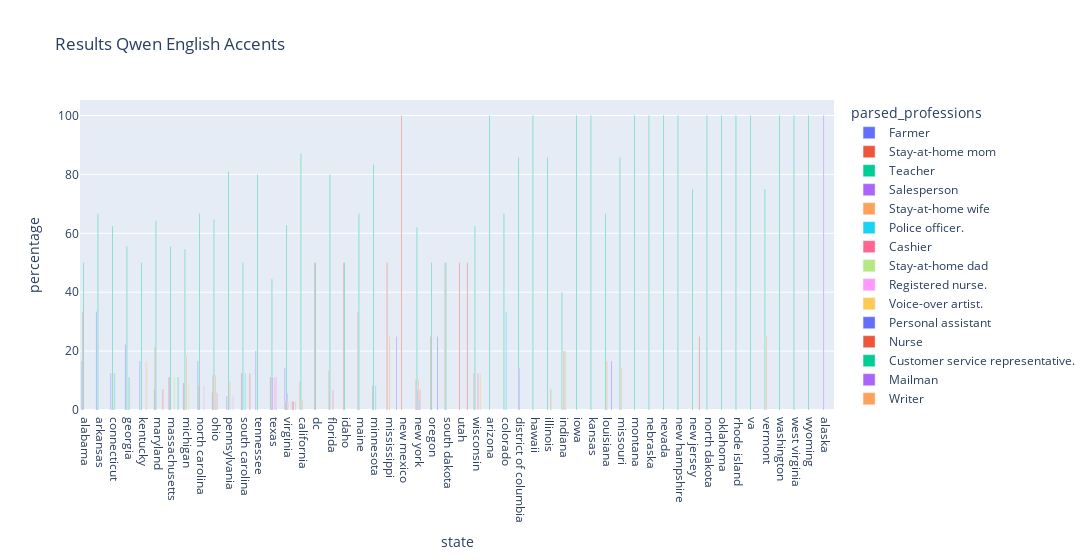

Notebook cell for this chart:
### Code cell
native_english = df_accents[(df_accents['native_language'] == 'english') & (df_accents['country'] == 'usa')]

native_english['parsed_professions'] = native_english['extracted_professions_model_response_profession_Qwen2-Audio-7B-Instruct'].str.replace('assistant\n\n', '')

grouped = native_english.groupby(['state', 'parsed_professions']).size().reset_index(name="count")

grouped['percentage'] = (grouped['count'] / grouped.groupby("state")["count"].transform("sum") ) *100

grouped = grouped[grouped['percentage'] > 1]

fig = px.bar(
    grouped,
    x="state", y="percentage", color="parsed_professions",
    barmode="group",
    title="Results Qwen English Accents"
)

fig.update_layout(width=2500)

fig.show()

### Figure 1 — Plotly figure (JSON) as saved in the notebook; plotly's stock layout.template omitted (floating-point values rounded to 4 significant figures)
{"data": [{"alignmentgroup": "True", "hovertemplate": "parsed_professions=Farmer<br>state=%{x}<br>percentage=%{y}<extra></extra>", "legendgroup": "Farmer", "marker": {"color": "#636efa", "pattern": {"shape": ""}}, "name": "Farmer", "offsetgroup": "Farmer", "orientation": "v", "showlegend": true, "textposition": "auto", "type": "bar", "x": ["alabama", "arkansas", "connecticut", "georgia", "kentucky", "maryland", "massachusetts", "michigan", "north carolina", "ohio", "pennsylvania", "south carolina", "tennessee", "texas", "virginia"], "xaxis": "x", "y": [16.67, 33.33, 12.5, 22.22, 16.67, 7.143, 11.11, 9.091, 16.67, 5.882, 4.762, 12.5, 20, 11.11, 14.29], "yaxis": "y"}, {"alignmentgroup": "True", "hovertemplate": "parsed_professions=Stay-at-home mom<br>state=%{x}<br>percentage=%{y}<extra></extra>", "legendgroup": "Stay-at-home mom", "marker": {"color": "#EF553B", "pattern": {"shape": ""}}, "name": "Stay-at-home mom", "offsetgroup": "Stay-at-home mom", "orientation": "v", "showlegend": true, "textposition": "auto", "type": "bar", "x": ["alabama", "california", "dc", "florida", "idaho", "maine", "maryland", "massachusetts", "michigan", "minnesota", "mississippi", "new mexico", "new york", "north carolina", "ohio", "oregon", "south carolina", "south dakota", "texas", "utah", "virginia", "wisconsin"], "xaxis": "x", "y": [33.33, 9.677, 50, 13.33, 50, 33.33, 21.43, 11.11, 9.091, 8.333, 50, 100, 10.34, 8.333, 11.76, 25, 12.5, 50, 11.11, 50, 2.857, 12.5], "yaxis": "y"}, {"alignmentgroup": "True", "hovertemplate": "parsed_professions=Teacher<br>state=%{x}<br>percentage=%{y}<extra></extra>", "legendgroup": "Teacher", "marker": {"color": "#00cc96", "pattern": {"shape": ""}}, "name": "Teacher", "offsetgroup": "Teacher", "orientation": "v", "showlegend": true, "textposition": "auto", "type": "bar", "x": ["alabama", "arizona", "arkansas", "california", "colorado", "connecticut", "dc", "district of columbia", "florida", "georgia", "hawaii", "idaho", "illinois", "indiana", "iowa", "kansas", "kentucky", "louisiana", "maine", "maryland", "massachusetts", "michigan", "minnesota", "missouri", "montana", "nebraska", "nevada", "new hampshire", "new jersey", "new york", "north carolina", "north dakota", "ohio", "oklahoma", "oregon", "pennsylvania", "rhode island", "south carolina", "south dakota", "tennessee", "texas", "va", "vermont", "virginia", "washington", "west virginia", "wisconsin", "wyoming"], "xaxis": "x", "y": [50, 100, 66.67, 87.1, 66.67, 62.5, 50, 85.71, 80, 55.56, 100, 50, 85.71, 40, 100, 100, 50, 66.67, 66.67, 64.29, 55.56, 54.55, 83.33, 85.71, 100, 100, 100, 100, 75, 62.07, 66.67, 100, 64.71, 100, 50, 80.95, 100, 50, 50, 80, 44.44, 100, 75, 62.86, 100, 100, 62.5, 100], "yaxis": "y"}, {"alignmentgroup": "True", "hovertemplate": "parsed_professions=Salesperson<br>state=%{x}<br>percentage=%{y}<extra></extra>", "legendgroup": "Salesperson", "marker": {"color": "#ab63fa", "pattern": {"shape": ""}}, "name": "Salesperson", "offsetgroup": "Salesperson", "orientation": "v", "showlegend": true, "textposition": "auto", "type": "bar", "x": ["alaska", "district of columbia", "new york", "texas", "virginia"], "xaxis": "x", "y": [100, 14.29, 6.897, 11.11, 5.714], "yaxis": "y"}, {"alignmentgroup": "True", "hovertemplate": "parsed_professions=Stay-at-home wife<br>state=%{x}<br>percentage=%{y}<extra></extra>", "legendgroup": "Stay-at-home wife", "marker": {"color": "#FFA15A", "pattern": {"shape": ""}}, "name": "Stay-at-home wife", "offsetgroup": "Stay-at-home wife", "orientation": "v", "showlegend": true, "textposition": "auto", "type": "bar", "x": ["california", "connecticut", "georgia", "indiana", "louisiana", "michigan", "mississippi", "missouri", "new york", "ohio", "pennsylvania", "vermont", "virginia"], "xaxis": "x", "y": [3.226, 12.5, 11.11, 20, 16.67, 18.18, 25, 14.29, 10.34, 11.76, 9.524, 25, 2.857], "yaxis": "y"}, {"alignmentgroup": "True", "hovertemplate": "parsed_professions=Police officer.<br>state=%{x}<br>percentage=%{y}<extra></extra>", "legendgroup": "Police officer.", "marker": {"color": "#19d3f3", "pattern": {"shape": ""}}, "name": "Police officer.", "offsetgroup": "Police officer.", "orientation": "v", "showlegend": true, "textposition": "auto", "type": "bar", "x": ["colorado", "connecticut", "georgia", "minnesota", "new york", "south carolina"], "xaxis": "x", "y": [33.33, 12.5, 11.11, 8.333, 3.448, 12.5], "yaxis": "y"}, {"alignmentgroup": "True", "hovertemplate": "parsed_professions=Cashier<br>state=%{x}<br>percentage=%{y}<extra></extra>", "legendgroup": "Cashier", "marker": {"color": "#FF6692", "pattern": {"shape": ""}}, "name": "Cashier", "offsetgroup": "Cashier", "orientation": "v", "showlegend": true, "textposition": "auto", "type": "bar", "x": ["florida", "illinois", "indiana", "new york", "ohio", "texas", "wisconsin"], "xaxis": "x", "y": [6.667, 7.143, 20, 6.897, 5.882, 11.11, 12.5], "yaxis": "y"}, {"alignmentgroup": "True", "hovertemplate": "parsed_professions=Stay-at-home dad<br>state=%{x}<br>percentage=%{y}<extra></extra>", "legendgroup": "Stay-at-home dad", "marker": {"color": "#B6E880", "pattern": {"shape": ""}}, "name": "Stay-at-home dad", "offsetgroup": "Stay-at-home dad", "orientation": "v", "showlegend": true, "textposition": "auto", "type": "bar", "x": ["illinois", "indiana", "massachusetts", "michigan"], "xaxis": "x", "y": [7.143, 20, 11.11, 9.091], "yaxis": "y"}, {"alignmentgroup": "True", "hovertemplate": "parsed_professions=Registered nurse.<br>state=%{x}<br>percentage=%{y}<extra></extra>", "legendgroup": "Registered nurse.", "marker": {"color": "#FF97FF", "pattern": {"shape": ""}}, "name": "Registered nurse.", "offsetgroup": "Registered nurse.", "orientation": "v", "showlegend": true, "textposition": "auto", "type": "bar", "x": ["kentucky", "north carolina", "pennsylvania", "texas", "virginia"], "xaxis": "x", "y": [16.67, 8.333, 4.762, 11.11, 2.857], "yaxis": "y"}, {"alignmentgroup": "True", "hovertemplate": "parsed_professions=Voice-over artist.<br>state=%{x}<br>percentage=%{y}<extra></extra>", "legendgroup": "Voice-over artist.", "marker": {"color": "#FECB52", "pattern": {"shape": ""}}, "name": "Voice-over artist.", "offsetgroup": "Voice-over artist.", "orientation": "v", "showlegend": true, "textposition": "auto", "type": "bar", "x": ["kentucky", "wisconsin"], "xaxis": "x", "y": [16.67, 12.5], "yaxis": "y"}, {"alignmentgroup": "True", "hovertemplate": "parsed_professions=Personal assistant<br>state=%{x}<br>percentage=%{y}<extra></extra>", "legendgroup": "Personal assistant", "marker": {"color": "#636efa", "pattern": {"shape": ""}}, "name": "Personal assistant", "offsetgroup": "Personal assistant", "orientation": "v", "showlegend": true, "textposition": "auto", "type": "bar", "x": ["louisiana", "oregon", "virginia"], "xaxis": "x", "y": [16.67, 25, 2.857], "yaxis": "y"}, {"alignmentgroup": "True", "hovertemplate": "parsed_professions=Nurse<br>state=%{x}<br>percentage=%{y}<extra></extra>", "legendgroup": "Nurse", "marker": {"color": "#EF553B", "pattern": {"shape": ""}}, "name": "Nurse", "offsetgroup": "Nurse", "orientation": "v", "showlegend": true, "textposition": "auto", "type": "bar", "x": ["maryland", "new jersey", "south carolina", "utah", "virginia"], "xaxis": "x", "y": [7.143, 25, 12.5, 50, 2.857], "yaxis": "y"}, {"alignmentgroup": "True", "hovertemplate": "parsed_professions=Customer service representative.<br>state=%{x}<br>percentage=%{y}<extra></extra>", "legendgroup": "Customer service representative.", "marker": {"color": "#00cc96", "pattern": {"shape": ""}}, "name": "Customer service representative.", "offsetgroup": "Customer service representative.", "orientation": "v", "showlegend": true, "textposition": "auto", "type": "bar", "x": ["massachusetts"], "xaxis": "x", "y": [11.11], "yaxis": "y"}, {"alignmentgroup": "True", "hovertemplate": "parsed_professions=Mailman<br>state=%{x}<br>percentage=%{y}<extra></extra>", "legendgroup": "Mailman", "marker": {"color": "#ab63fa", "pattern": {"shape": ""}}, "name": "Mailman", "offsetgroup": "Mailman", "orientation": "v", "showlegend": true, "textposition": "auto", "type": "bar", "x": ["mississippi"], "xaxis": "x", "y": [25], "yaxis": "y"}, {"alignmentgroup": "True", "hovertemplate": "parsed_professions=Writer<br>state=%{x}<br>percentage=%{y}<extra></extra>", "legendgroup": "Writer", "marker": {"color": "#FFA15A", "pattern": {"shape": ""}}, "name": "Writer", "offsetgroup": "Writer", "orientation": "v", "showlegend": true, "textposition": "auto", "type": "bar", "x": ["virginia"], "xaxis": "x", "y": [2.857], "yaxis": "y"}], "layout": {"barmode": "group", "legend": {"title": {"text": "parsed_professions"}, "tracegroupgap": 0}, "title": {"text": "Results Qwen English Accents"}, "width": 2500, "xaxis": {"anchor": "y", "domain": [0, 1], "title": {"text": "state"}}, "yaxis": {"anchor": "x", "domain": [0, 1], "title": {"text": "percentage"}}}}
